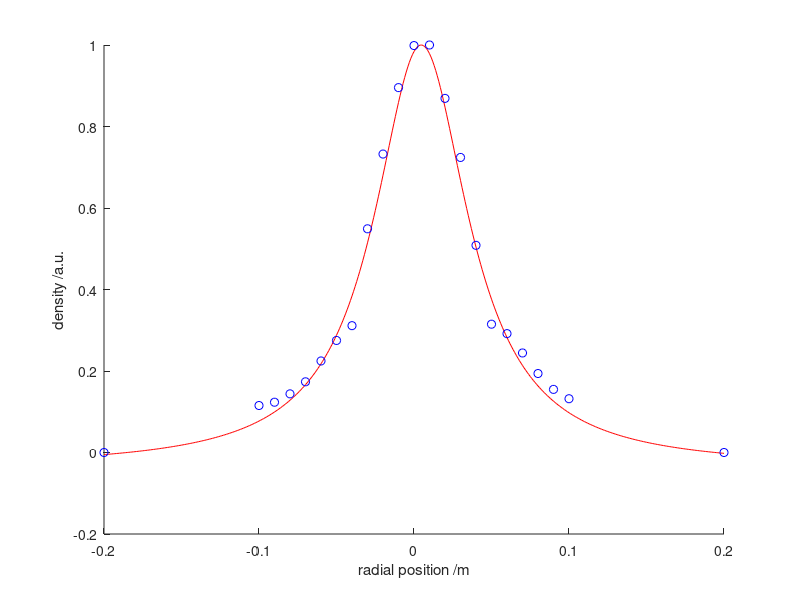

This chart was generated by the following MATLAB code:
% This is a normalized radial helicon profile in Vineta.
% The data of the fitted helicon-profile is in the variables
% xvec and yvec

load helicon-profile.mat
load density-profile.mat

hold on;
plot(xvec, yvec, 'r-');
plot(dens_x,dens_y/max(dens_y),'bo')
xlabel('radial position /m');
ylabel('density /a.u.');
hold off;